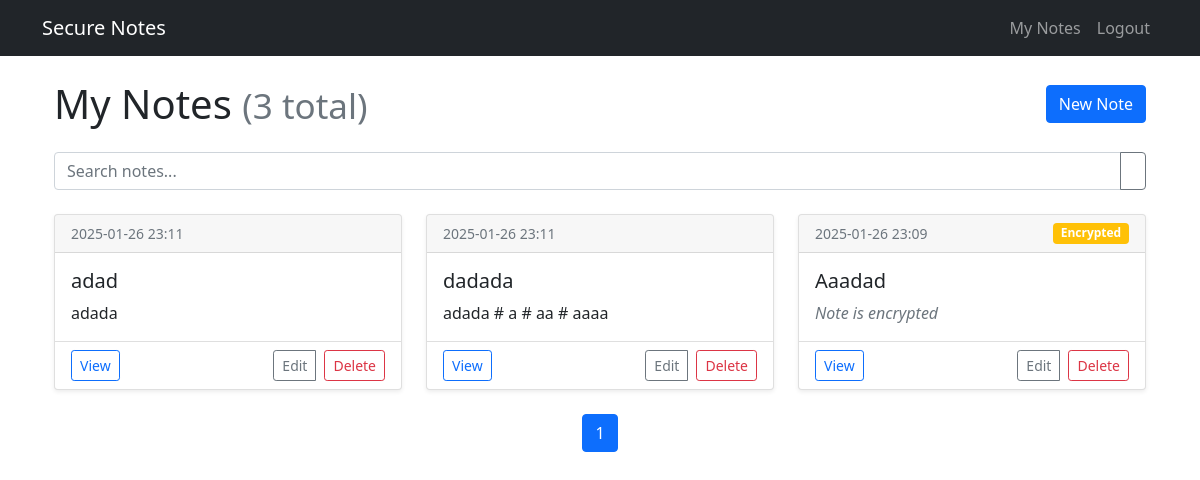
/notes (signed in), run on an earlier commit of the app's database.
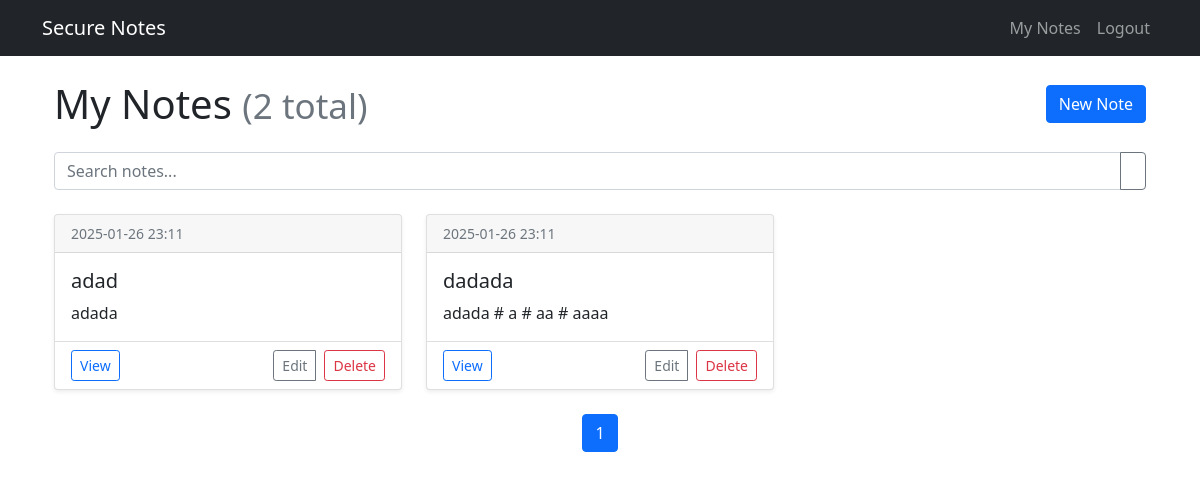
And on a later commit of the database.
### app/models.py (models this page shows, shortened)
class Note(db.Model):
    id = db.Column(db.Integer, primary_key=True)
    title = db.Column(db.String(255), nullable=False)
    content = db.Column(db.Text)  # Plain text content - used if not encrypted
    content_encrypted = db.Column(db.Text)
    salt = db.Column(db.Text)
    created_at = db.Column(db.DateTime, default=datetime.utcnow)
    updated_at = db.Column(db.DateTime, default=datetime.utcnow, onupdate=datetime.utcnow)
    user_id = db.Column(db.Integer, db.ForeignKey('user.id'), nullable=False)
    user = db.relationship('User', backref=db.backref('user_notes', lazy=True))  # Zmieniono backref na 'user_notes'
    public = db.Column(db.Boolean, default=False)
    shared_with = db.relationship('User', secondary=note_sharing, backref=db.backref('shared_notes', lazy='dynamic'))
    encrypted = db.Column(db.Boolean, default=False)  #

### app/routes/notes.py (the view)
@notes_bp.route('/')
@notes_bp.route('/notes')
@login_required
def list_notes():
    page = request.args.get('page', 1, type=int)
    per_page = 10
    notes_query = Note.query.filter(
        (Note.user_id == current_user.id) |
        (Note.public == True) |
        (Note.shared_with.any(id=current_user.id))
    )
    notes = notes_query.order_by(Note.created_at.desc()).paginate(
        page=page,
        per_page=per_page,
        error_out=False
    )
    return render_template('notes.html', notes=notes)

### app/templates/notes.html (shortened to what this page needs)
{% extends "base.html" %}
{% block content %}
<div class="container">
    <div class="d-flex justify-content-between align-items-center mb-4">
        <h1 class="mb-0">
            My Notes
            <small class="text-muted">({{ notes.total }} total)</small>
        </h1>
        <a href="{{ url_for('notes.new_note') }}" class="btn btn-primary">
             New Note
        </a>
    </div>
    <form method="GET" action="{{ url_for('notes.list_notes') }}" class="mb-4">
        <div class="input-group">
            <input type="text" name="q" class="form-control"
                   placeholder="Search notes..." value="{{ request.args.get('q', '') }}">
            <button type="submit" class="btn btn-outline-secondary">
            </button>
        </div>
    </form>
    {% if notes.items %}
        <div class="row row-cols-1 row-cols-md-2 row-cols-lg-3 g-4">
            {% for note in notes.items %}
                <div class="col">
                    <div class="card h-100 shadow-sm">
                        <div class="card-header">
                            <div class="d-flex justify-content-between">
                                <small class="text-muted">
                                    {{ note.created_at|datetimeformat }}
                                </small>
                                {% if note.encrypted %}
                                    <span class="badge bg-warning">
                                         Encrypted
                                    </span>
                                {% endif %}
                            </div>
                        </div>
                        <div class="card-body">
                            <h5 class="card-title">{{ note.title|truncate(30) }}</h5>
                            <div class="card-text">
                                {% if note.encrypted %}
                                    <span class="text-muted fst-italic">Note is encrypted</span>
                                {% else %}
                                    {{ note.content|striptags|truncate(100) }}
                                {% endif %}
                            </div>
                        </div>
                        <div class="card-footer bg-transparent">
                            <div class="d-flex justify-content-between align-items-center">
                                <a href="{{ url_for('notes.view_note', id=note.id) }}"
                                   class="btn btn-sm btn-outline-primary">
                                    View
                                </a>
                                <div class="btn-group">
                                    {% if note.user_id == current_user.id %}
                                        <a href="{{ url_for('notes.edit_note', id=note.id) }}"
                                           class="btn btn-sm btn-outline-secondary">
                                            Edit
                                        </a>
                                        <form method="POST"
                                              action="{{ url_for('notes.delete_note', id=note.id) }}">
                                            <button type="submit"
                                                    class="btn btn-sm btn-outline-danger"
                                                    onclick="return confirm('Delete this note permanently?')">
                                                Delete
                                            </button>
                                        </form>
                                    {% endif %}
                                </div>
                            </div>
                        </div>
                    </div>
                </div>
            {% endfor %}
        </div>
        <nav class="mt-4">
            <ul class="pagination justify-content-center">
                {% for page_num in notes.iter_pages() %}
                    {% if page_num %}
                        <li class="page-item {% if page_num == notes.page %}active{% endif %}">
                            <a class="page-link"
                               href="{{ url_for('notes.list_notes', page=page_num, q=request.args.get('q')) }}">
                                {{ page_num }}
                            </a>
                        </li>
                    {% else %}
                        <li class="page-item disabled">
                            <span class="page-link">...</span>
                        </li>
                    {% endif %}
                {% endfor %}
            </ul>
        </nav>
    {% else %}
        <div class="text-center py-5">
            <h4 class="text-muted mb-4">No notes found</h4>
            <p>Start by creating your first note!</p>
        </div>
    {% endif %}
</div>
{% endblock %}

### app/templates/base.html (shortened to what this page needs)
<!DOCTYPE html>
<html>
<head>
    <link rel="stylesheet" href="{{ url_for('static', filename='style.css') }}">
    <link href="https://cdn.jsdelivr.net/npm/bootstrap@5.1.3/dist/css/bootstrap.min.css" rel="stylesheet">
</head>
<body>
    <nav class="navbar navbar-expand-lg navbar-dark bg-dark">
        <div class="container">
            <a class="navbar-brand" href="/">Secure Notes</a>
            <div class="navbar-nav">
                {% if current_user.is_authenticated %}
                    <a class="nav-link" href="{{ url_for('notes.list_notes') }}">My Notes</a>
                    <a class="nav-link" href="{{ url_for('auth.logout') }}">Logout</a>
                {% else %}
                    <a class="nav-link" href="{{ url_for('auth.login') }}">Login</a>
                    <a class="nav-link" href="{{ url_for('auth.register') }}">Register</a>
                {% endif %}
            </div>
        </div>
    </nav>
    <div class="container mt-4">
        {% block content %}{% endblock %}
    </div>
</body>
</html>

### app/static/style.css (style rules this page uses)
.card { border: none; border-radius: 12px; }
.shadow-sm { box-shadow: 0 .125rem .25rem rgba(0,0,0,.075)!important; }
.btn-group form { margin-left: 0.5rem; }

What changed in the data, as far as the page shows it:
removed Note: created_at "2025-01-26 23:09", encrypted "Encrypted", title "Aaadad"
Also different on the page:
{{ notes.total }}: "3" → "2"
